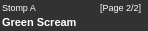
  <widget class="QWidget" name="stompEditWidget" native="true">
   <property name="geometry">
    <rect>
     <x>3</x>
     <y>53</y>
     <width>148</width>
     <height>31</height>
    </rect>
   </property>
   <property name="styleSheet">
    <string notr="true">background-color: rgb(50, 50, 50);
border-color: rgb(0, 0, 0);</string>
   </property>
   <widget class="QLineEdit" name="stompInstance">
    <property name="geometry">
     <rect>
      <x>0</x>
      <y>0</y>
      <width>90</width>
      <height>14</height>
     </rect>
    </property>
    <property name="font">
     <font>
      <pointsize>7</pointsize>
      <weight>50</weight>
      <bold>false</bold>
     </font>
    </property>
    <property name="focusPolicy">
     <enum>Qt::NoFocus</enum>
    </property>
    <property name="styleSheet">
     <string notr="true">background-color: transparent;
color: rgb(255, 255, 255);</string>
    </property>
    <property name="text">
     <string>Stomp A</string>
    </property>
    <property name="frame">
     <bool>false</bool>
    </property>
    <property name="alignment">
     <set>Qt::AlignLeading|Qt::AlignLeft|Qt::AlignVCenter</set>
    </property>
    <property name="readOnly">
     <bool>true</bool>
    </property>
    <property name="placeholderText">
     <string>---</string>
    </property>
   </widget>
   <widget class="QLineEdit" name="stompTypeName">
    <property name="geometry">
     <rect>
      <x>0</x>
      <y>14</y>
      <width>148</width>
      <height>16</height>
     </rect>
    </property>
    <property name="font">
     <font>
      <pointsize>8</pointsize>
      <weight>75</weight>
      <bold>true</bold>
     </font>
    </property>
    <property name="focusPolicy">
     <enum>Qt::NoFocus</enum>
    </property>
    <property name="styleSheet">
     <string notr="true">background-color: transparent;
color: rgb(255, 255, 255);
border-color: rgb(0, 0, 0);</string>
    </property>
    <property name="text">
     <string>Green Scream</string>
    </property>
    <property name="frame">
     <bool>false</bool>
    </property>
    <property name="alignment">
     <set>Qt::AlignLeading|Qt::AlignLeft|Qt::AlignVCenter</set>
    </property>
    <property name="readOnly">
     <bool>true</bool>
    </property>
    <property name="placeholderText">
     <string/>
    </property>
   </widget>
   <widget class="QLineEdit" name="pageInfo">
    <property name="geometry">
     <rect>
      <x>98</x>
      <y>0</y>
      <width>50</width>
      <height>14</height>
     </rect>
    </property>
    <property name="font">
     <font>
      <pointsize>7</pointsize>
      <weight>50</weight>
      <bold>false</bold>
     </font>
    </property>
    <property name="focusPolicy">
     <enum>Qt::NoFocus</enum>
    </property>
    <property name="styleSheet">
     <string notr="true">background-color: transparent;
color: rgb(255, 255, 255);</string>
    </property>
    <property name="text">
     <string>[Page 2/2]</string>
    </property>
    <property name="frame">
     <bool>false</bool>
    </property>
    <property name="alignment">
     <set>Qt::AlignLeading|Qt::AlignLeft|Qt::AlignVCenter</set>
    </property>
    <property name="readOnly">
     <bool>true</bool>
    </property>
    <property name="placeholderText">
     <string>---</string>
    </property>
   </widget>
  </widget>
